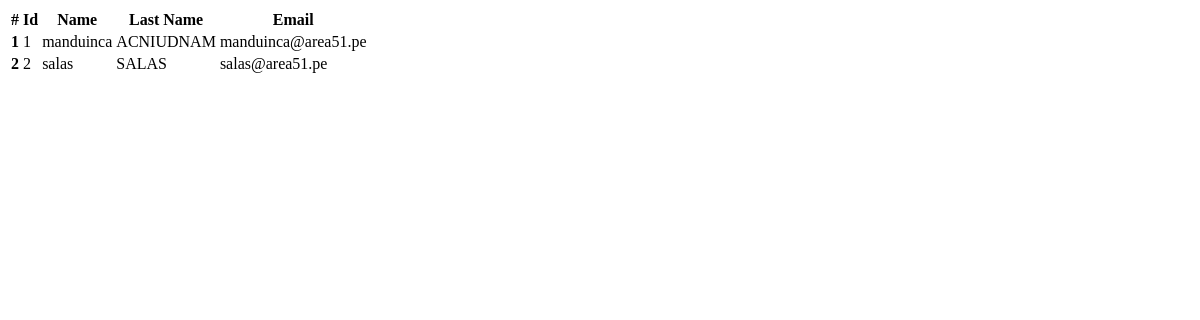
Before: /test/devs-template/ with the older database file.
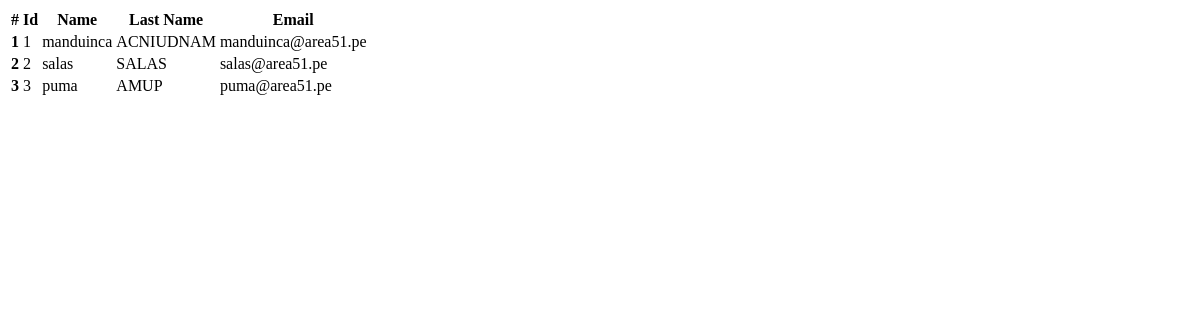
After: the same page with the newer database file.
### apps/testapp/models.py (models this page shows, shortened)
class Developer(models.Model):
    name = models.CharField(
        max_length=50
    )
    lastname = models.CharField(
        max_length=50
    )
    email = models.EmailField(
        default=None
    )

### apps/testapp/views.py (the view)
def devs_template(request):
    devs = Developer.objects.all()
    context = {'devs': devs}
    return render(request, 'test/testapp.html', context)

### area51/templates/test/testapp.html (shortened to what this page needs)
<!DOCTYPE html>
<html lang="es">
<head>
</head>
<body>
    <div>
        <table>
            <thead>
                <tr>
                    <th>#</th>
                    <th>Id</th>
                    <th>Name</th>
                    <th>Last Name</th>
                    <th>Email</th>
                </tr>
            </thead>
            <tbody>
            {% for dev in devs %}
                <tr>
                    <th> {{ forloop.counter }} </th>
                    <td> {{ dev.id }} </td>
                    <td> {{ dev.name }} </td>
                    <td> {{ dev.lastname | upper }} </td>
                    <td> {{ dev.email }} </td>
                </tr>
            {% endfor %}
            </tbody>
        </table>
    </div>
</body>
</html>

Changed rows visible on the page:
added Developer: id "3", name "puma", lastname "AMUP", email "puma@area51.pe"
